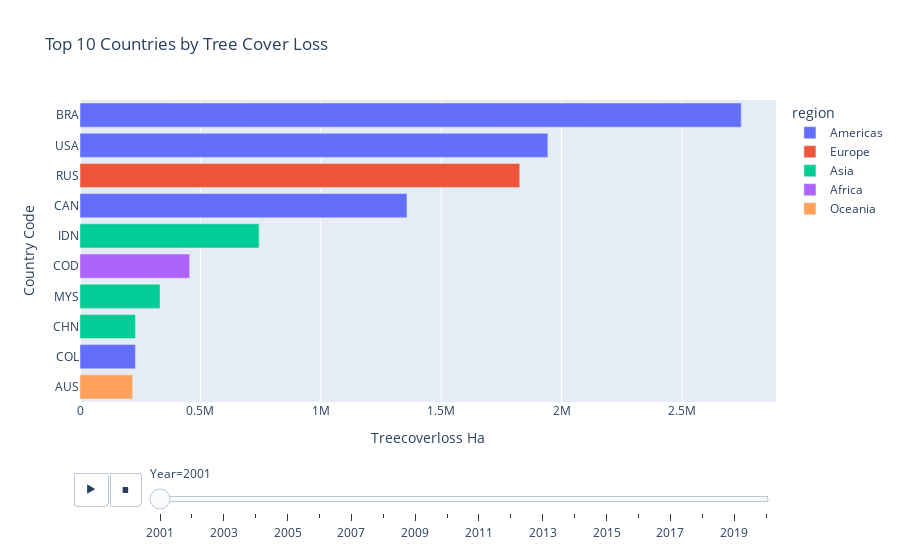
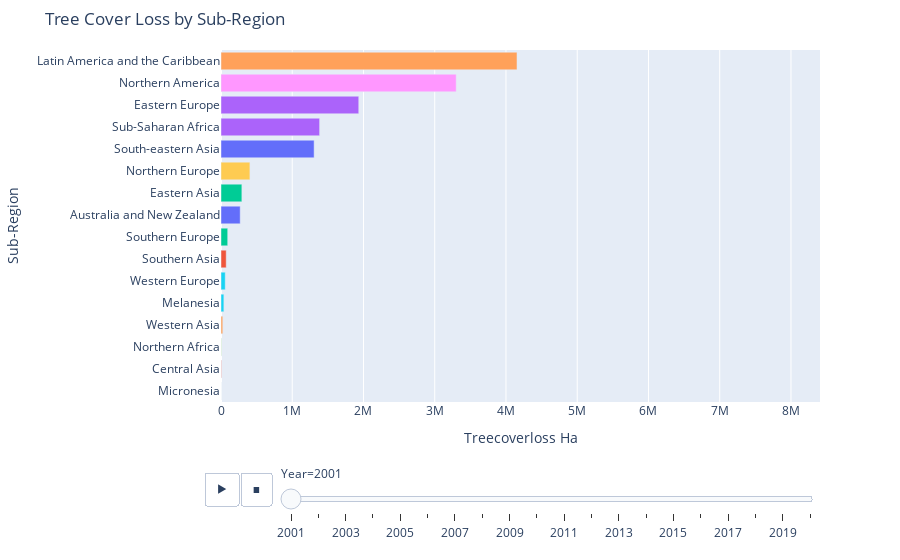

The notebook cell saved with these charts, in order:
### Code cell
visualizer.map_country("TreeCoverLoss_ha", "Global Tree Cover Loss by Country", "Reds", output_mode="show")
visualizer.map_region("TreeCoverLoss_ha", "Global Tree Cover Loss by Sub-Region", "Reds", output_mode="show")
visualizer.top_countries("TreeCoverLoss_ha", "Top 10 Countries by Tree Cover Loss", output_mode="show")
visualizer.top_regions("TreeCoverLoss_ha", "Tree Cover Loss by Sub-Region", output_mode="show")
visualizer.country_trend("USA", "TreeCoverLoss_ha", "Tree Cover Loss for USA by Year", "blue", output_mode="show")
visualizer.global_trend("TreeCoverLoss_ha", "Total Tree Cover Loss Worldwide by Year", "green", output_mode="show")

### Figure 1 — Plotly figure (JSON) as saved in the notebook; plotly's stock layout.template omitted (floating-point values rounded to 4 significant figures)
{"data": [{"alignmentgroup": "True", "hovertemplate": "region=Americas<br>Year=2001<br>Treecoverloss Ha=%{x}<br>Country Code=%{y}<extra></extra>", "legendgroup": "Americas", "marker": {"color": "#636efa", "pattern": {"shape": ""}}, "name": "Americas", "offsetgroup": "Americas", "orientation": "h", "showlegend": true, "textposition": "auto", "type": "bar", "x": [2746000.0, 1943000.0, 1358000.0, 230100.0], "xaxis": "x", "y": ["BRA", "USA", "CAN", "COL"], "yaxis": "y"}, {"alignmentgroup": "True", "hovertemplate": "region=Europe<br>Year=2001<br>Treecoverloss Ha=%{x}<br>Country Code=%{y}<extra></extra>", "legendgroup": "Europe", "marker": {"color": "#EF553B", "pattern": {"shape": ""}}, "name": "Europe", "offsetgroup": "Europe", "orientation": "h", "showlegend": true, "textposition": "auto", "type": "bar", "x": [1827000.0], "xaxis": "x", "y": ["RUS"], "yaxis": "y"}, {"alignmentgroup": "True", "hovertemplate": "region=Asia<br>Year=2001<br>Treecoverloss Ha=%{x}<br>Country Code=%{y}<extra></extra>", "legendgroup": "Asia", "marker": {"color": "#00cc96", "pattern": {"shape": ""}}, "name": "Asia", "offsetgroup": "Asia", "orientation": "h", "showlegend": true, "textposition": "auto", "type": "bar", "x": [744100.0, 332500.0, 230300.0], "xaxis": "x", "y": ["IDN", "MYS", "CHN"], "yaxis": "y"}, {"alignmentgroup": "True", "hovertemplate": "region=Africa<br>Year=2001<br>Treecoverloss Ha=%{x}<br>Country Code=%{y}<extra></extra>", "legendgroup": "Africa", "marker": {"color": "#ab63fa", "pattern": {"shape": ""}}, "name": "Africa", "offsetgroup": "Africa", "orientation": "h", "showlegend": true, "textposition": "auto", "type": "bar", "x": [455500.0], "xaxis": "x", "y": ["COD"], "yaxis": "y"}, {"alignmentgroup": "True", "hovertemplate": "region=Oceania<br>Year=2001<br>Treecoverloss Ha=%{x}<br>Country Code=%{y}<extra></extra>", "legendgroup": "Oceania", "marker": {"color": "#FFA15A", "pattern": {"shape": ""}}, "name": "Oceania", "offsetgroup": "Oceania", "orientation": "h", "showlegend": true, "textposition": "auto", "type": "bar", "x": [218800.0], "xaxis": "x", "y": ["AUS"], "yaxis": "y"}], "layout": {"barmode": "relative", "legend": {"title": {"text": "region"}, "tracegroupgap": 0}, "showlegend": true, "sliders": [{"active": 0, "currentvalue": {"prefix": "Year="}, "len": 0.9, "pad": {"b": 10, "t": 60}, "steps": [{"args": [["2001"], {"frame": {"duration": 0, "redraw": true}, "fromcurrent": true, "mode": "immediate", "transition": {"duration": 0, "easing": "linear"}}], "label": "2001", "method": "animate"}, {"args": [["2002"], {"frame": {"duration": 0, "redraw": true}, "fromcurrent": true, "mode": "immediate", "transition": {"duration": 0, "easing": "linear"}}], "label": "2002", "method": "animate"}, {"args": [["2003"], {"frame": {"duration": 0, "redraw": true}, "fromcurrent": true, "mode": "immediate", "transition": {"duration": 0, "easing": "linear"}}], "label": "2003", "method": "animate"}, {"args": [["2004"], {"frame": {"duration": 0, "redraw": true}, "fromcurrent": true, "mode": "immediate", "transition": {"duration": 0, "easing": "linear"}}], "label": "2004", "method": "animate"}, {"args": [["2005"], {"frame": {"duration": 0, "redraw": true}, "fromcurrent": true, "mode": "immediate", "transition": {"duration": 0, "easing": "linear"}}], "label": "2005", "method": "animate"}, {"args": [["2006"], {"frame": {"duration": 0, "redraw": true}, "fromcurrent": true, "mode": "immediate", "transition": {"duration": 0, "easing": "linear"}}], "label": "2006", "method": "animate"}, {"args": [["2007"], {"frame": {"duration": 0, "redraw": true}, "fromcurrent": true, "mode": "immediate", "transition": {"duration": 0, "easing": "linear"}}], "label": "2007", "method": "animate"}, {"args": [["2008"], {"frame": {"duration": 0, "redraw": true}, "fromcurrent": true, "mode": "immediate", "transition": {"duration": 0, "easing": "linear"}}], "label": "2008", "method": "animate"}, {"args": [["2009"], {"frame": {"duration": 0, "redraw": true}, "fromcurrent": true, "mode": "immediate", "transition": {"duration": 0, "easing": "linear"}}], "label": "2009", "method": "animate"}, {"args": [["2010"], {"frame": {"duration": 0, "redraw": true}, "fromcurrent": true, "mode": "immediate", "transition": {"duration": 0, "easing": "linear"}}], "label": "2010", "method": "animate"}, {"args": [["2011"], {"frame": {"duration": 0, "redraw": true}, "fromcurrent": true, "mode": "immediate", "transition": {"duration": 0, "easing": "linear"}}], "label": "2011", "method": "animate"}, {"args": [["2012"], {"frame": {"duration": 0, "redraw": true}, "fromcurrent": true, "mode": "immediate", "transition": {"duration": 0, "easing": "linear"}}], "label": "2012", "method": "animate"}, {"args": [["2013"], {"frame": {"duration": 0, "redraw": true}, "fromcurrent": true, "mode": "immediate", "transition": {"duration": 0, "easing": "linear"}}], "label": "2013", "method": "animate"}, {"args": [["2014"], {"frame": {"duration": 0, "redraw": true}, "fromcurrent": true, "mode": "immediate", "transition": {"duration": 0, "easing": "linear"}}], "label": "2014", "method": "animate"}, {"args": [["2015"], {"frame": {"duration": 0, "redraw": true}, "fromcurrent": true, "mode": "immediate", "transition": {"duration": 0, "easing": "linear"}}], "label": "2015", "method": "animate"}, {"args": [["2016"], {"frame": {"duration": 0, "redraw": true}, "fromcurrent": true, "mode": "immediate", "transition": {"duration": 0, "easing": "linear"}}], "label": "2016", "method": "animate"}, {"args": [["2017"], {"frame": {"duration": 0, "redraw": true}, "fromcurrent": true, "mode": "immediate", "transition": {"duration": 0, "easing": "linear"}}], "label": "2017", "method": "animate"}, {"args": [["2018"], {"frame": {"duration": 0, "redraw": true}, "fromcurrent": true, "mode": "immediate", "transition": {"duration": 0, "easing": "linear"}}], "label": "2018", "method": "animate"}, {"args": [["2019"], {"frame": {"duration": 0, "redraw": true}, "fromcurrent": true, "mode": "immediate", "transition": {"duration": 0, "easing": "linear"}}], "label": "2019", "method": "animate"}, {"args": [["2020"], {"frame": {"duration": 0, "redraw": true}, "fromcurrent": true, "mode": "immediate", "transition": {"duration": 0, "easing": "linear"}}], "label": "2020", "method": "animate"}], "x": 0.1, "xanchor": "left", "y": 0, "yanchor": "top"}], "title": {"text": "Top 10 Countries by Tree Cover Loss"}, "updatemenus": [{"buttons": [{"args": [null, {"frame": {"duration": 1000, "redraw": true}, "fromcurrent": true, "mode": "immediate", "transition": {"duration": 500, "easing": "linear"}}], "label": "&#9654;", "method": "animate"}, {"args": [[null], {"frame": {"duration": 0, "redraw": true}, "fromcurrent": true, "mode": "immediate", "transition": {"duration": 0, "easing": "linear"}}], "label": "&#9724;", "method": "animate"}], "direction": "left", "pad": {"r": 10, "t": 70}, "showactive": false, "type": "buttons", "x": 0.1, "xanchor": "right", "y": 0, "yanchor": "top"}], "xaxis": {"anchor": "y", "autorange": true, "domain": [0, 1], "title": {"text": "Treecoverloss Ha"}}, "yaxis": {"anchor": "x", "categoryorder": "total ascending", "domain": [0, 1], "title": {"text": "Country Code"}}}}

### Figure 2 — Plotly figure (JSON) as saved in the notebook; plotly's stock layout.template omitted (floating-point values rounded to 4 significant figures)
{"data": [{"alignmentgroup": "True", "hovertemplate": "Sub-Region=%{y}<br>Year=2001<br>Treecoverloss Ha=%{x}<extra></extra>", "legendgroup": "Australia and New Zealand", "marker": {"color": "#636efa", "pattern": {"shape": ""}}, "name": "Australia and New Zealand", "offsetgroup": "Australia and New Zealand", "orientation": "h", "showlegend": true, "textposition": "auto", "type": "bar", "x": [269300.0], "xaxis": "x", "y": ["Australia and New Zealand"], "yaxis": "y"}, {"alignmentgroup": "True", "hovertemplate": "Sub-Region=%{y}<br>Year=2001<br>Treecoverloss Ha=%{x}<extra></extra>", "legendgroup": "Central Asia", "marker": {"color": "#EF553B", "pattern": {"shape": ""}}, "name": "Central Asia", "offsetgroup": "Central Asia", "orientation": "h", "showlegend": true, "textposition": "auto", "type": "bar", "x": [5527.0], "xaxis": "x", "y": ["Central Asia"], "yaxis": "y"}, {"alignmentgroup": "True", "hovertemplate": "Sub-Region=%{y}<br>Year=2001<br>Treecoverloss Ha=%{x}<extra></extra>", "legendgroup": "Eastern Asia", "marker": {"color": "#00cc96", "pattern": {"shape": ""}}, "name": "Eastern Asia", "offsetgroup": "Eastern Asia", "orientation": "h", "showlegend": true, "textposition": "auto", "type": "bar", "x": [292800.0], "xaxis": "x", "y": ["Eastern Asia"], "yaxis": "y"}, {"alignmentgroup": "True", "hovertemplate": "Sub-Region=%{y}<br>Year=2001<br>Treecoverloss Ha=%{x}<extra></extra>", "legendgroup": "Eastern Europe", "marker": {"color": "#ab63fa", "pattern": {"shape": ""}}, "name": "Eastern Europe", "offsetgroup": "Eastern Europe", "orientation": "h", "showlegend": true, "textposition": "auto", "type": "bar", "x": [1934000.0], "xaxis": "x", "y": ["Eastern Europe"], "yaxis": "y"}, {"alignmentgroup": "True", "hovertemplate": "Sub-Region=%{y}<br>Year=2001<br>Treecoverloss Ha=%{x}<extra></extra>", "legendgroup": "Latin America and the Caribbean", "marker": {"color": "#FFA15A", "pattern": {"shape": ""}}, "name": "Latin America and the Caribbean", "offsetgroup": "Latin America and the Caribbean", "orientation": "h", "showlegend": true, "textposition": "auto", "type": "bar", "x": [4155000.0], "xaxis": "x", "y": ["Latin America and the Caribbean"], "yaxis": "y"}, {"alignmentgroup": "True", "hovertemplate": "Sub-Region=%{y}<br>Year=2001<br>Treecoverloss Ha=%{x}<extra></extra>", "legendgroup": "Melanesia", "marker": {"color": "#19d3f3", "pattern": {"shape": ""}}, "name": "Melanesia", "offsetgroup": "Melanesia", "orientation": "h", "showlegend": true, "textposition": "auto", "type": "bar", "x": [40110.0], "xaxis": "x", "y": ["Melanesia"], "yaxis": "y"}, {"alignmentgroup": "True", "hovertemplate": "Sub-Region=%{y}<br>Year=2001<br>Treecoverloss Ha=%{x}<extra></extra>", "legendgroup": "Micronesia", "marker": {"color": "#FF6692", "pattern": {"shape": ""}}, "name": "Micronesia", "offsetgroup": "Micronesia", "orientation": "h", "showlegend": true, "textposition": "auto", "type": "bar", "x": [54.23], "xaxis": "x", "y": ["Micronesia"], "yaxis": "y"}, {"alignmentgroup": "True", "hovertemplate": "Sub-Region=%{y}<br>Year=2001<br>Treecoverloss Ha=%{x}<extra></extra>", "legendgroup": "Northern Africa", "marker": {"color": "#B6E880", "pattern": {"shape": ""}}, "name": "Northern Africa", "offsetgroup": "Northern Africa", "orientation": "h", "showlegend": true, "textposition": "auto", "type": "bar", "x": [5760.0], "xaxis": "x", "y": ["Northern Africa"], "yaxis": "y"}, {"alignmentgroup": "True", "hovertemplate": "Sub-Region=%{y}<br>Year=2001<br>Treecoverloss Ha=%{x}<extra></extra>", "legendgroup": "Northern America", "marker": {"color": "#FF97FF", "pattern": {"shape": ""}}, "name": "Northern America", "offsetgroup": "Northern America", "orientation": "h", "showlegend": true, "textposition": "auto", "type": "bar", "x": [3301000.0], "xaxis": "x", "y": ["Northern America"], "yaxis": "y"}, {"alignmentgroup": "True", "hovertemplate": "Sub-Region=%{y}<br>Year=2001<br>Treecoverloss Ha=%{x}<extra></extra>", "legendgroup": "Northern Europe", "marker": {"color": "#FECB52", "pattern": {"shape": ""}}, "name": "Northern Europe", "offsetgroup": "Northern Europe", "orientation": "h", "showlegend": true, "textposition": "auto", "type": "bar", "x": [405600.0], "xaxis": "x", "y": ["Northern Europe"], "yaxis": "y"}, {"alignmentgroup": "True", "hovertemplate": "Sub-Region=%{y}<br>Year=2001<br>Treecoverloss Ha=%{x}<extra></extra>", "legendgroup": "South-eastern Asia", "marker": {"color": "#636efa", "pattern": {"shape": ""}}, "name": "South-eastern Asia", "offsetgroup": "South-eastern Asia", "orientation": "h", "showlegend": true, "textposition": "auto", "type": "bar", "x": [1307000.0], "xaxis": "x", "y": ["South-eastern Asia"], "yaxis": "y"}, {"alignmentgroup": "True", "hovertemplate": "Sub-Region=%{y}<br>Year=2001<br>Treecoverloss Ha=%{x}<extra></extra>", "legendgroup": "Southern Asia", "marker": {"color": "#EF553B", "pattern": {"shape": ""}}, "name": "Southern Asia", "offsetgroup": "Southern Asia", "orientation": "h", "showlegend": true, "textposition": "auto", "type": "bar", "x": [73170.0], "xaxis": "x", "y": ["Southern Asia"], "yaxis": "y"}, {"alignmentgroup": "True", "hovertemplate": "Sub-Region=%{y}<br>Year=2001<br>Treecoverloss Ha=%{x}<extra></extra>", "legendgroup": "Southern Europe", "marker": {"color": "#00cc96", "pattern": {"shape": ""}}, "name": "Southern Europe", "offsetgroup": "Southern Europe", "orientation": "h", "showlegend": true, "textposition": "auto", "type": "bar", "x": [94220.0], "xaxis": "x", "y": ["Southern Europe"], "yaxis": "y"}, {"alignmentgroup": "True", "hovertemplate": "Sub-Region=%{y}<br>Year=2001<br>Treecoverloss Ha=%{x}<extra></extra>", "legendgroup": "Sub-Saharan Africa", "marker": {"color": "#ab63fa", "pattern": {"shape": ""}}, "name": "Sub-Saharan Africa", "offsetgroup": "Sub-Saharan Africa", "orientation": "h", "showlegend": true, "textposition": "auto", "type": "bar", "x": [1384000.0], "xaxis": "x", "y": ["Sub-Saharan Africa"], "yaxis": "y"}, {"alignmentgroup": "True", "hovertemplate": "Sub-Region=%{y}<br>Year=2001<br>Treecoverloss Ha=%{x}<extra></extra>", "legendgroup": "Western Asia", "marker": {"color": "#FFA15A", "pattern": {"shape": ""}}, "name": "Western Asia", "offsetgroup": "Western Asia", "orientation": "h", "showlegend": true, "textposition": "auto", "type": "bar", "x": [25070.0], "xaxis": "x", "y": ["Western Asia"], "yaxis": "y"}, {"alignmentgroup": "True", "hovertemplate": "Sub-Region=%{y}<br>Year=2001<br>Treecoverloss Ha=%{x}<extra></extra>", "legendgroup": "Western Europe", "marker": {"color": "#19d3f3", "pattern": {"shape": ""}}, "name": "Western Europe", "offsetgroup": "Western Europe", "orientation": "h", "showlegend": true, "textposition": "auto", "type": "bar", "x": [59580.0], "xaxis": "x", "y": ["Western Europe"], "yaxis": "y"}], "layout": {"barmode": "relative", "legend": {"title": {"text": "Sub-Region"}, "tracegroupgap": 0}, "margin": {"b": 50, "t": 50}, "showlegend": false, "sliders": [{"active": 0, "currentvalue": {"prefix": "Year="}, "len": 0.9, "pad": {"b": 10, "t": 60}, "steps": [{"args": [["2001"], {"frame": {"duration": 0, "redraw": true}, "fromcurrent": true, "mode": "immediate", "transition": {"duration": 0, "easing": "linear"}}], "label": "2001", "method": "animate"}, {"args": [["2002"], {"frame": {"duration": 0, "redraw": true}, "fromcurrent": true, "mode": "immediate", "transition": {"duration": 0, "easing": "linear"}}], "label": "2002", "method": "animate"}, {"args": [["2003"], {"frame": {"duration": 0, "redraw": true}, "fromcurrent": true, "mode": "immediate", "transition": {"duration": 0, "easing": "linear"}}], "label": "2003", "method": "animate"}, {"args": [["2004"], {"frame": {"duration": 0, "redraw": true}, "fromcurrent": true, "mode": "immediate", "transition": {"duration": 0, "easing": "linear"}}], "label": "2004", "method": "animate"}, {"args": [["2005"], {"frame": {"duration": 0, "redraw": true}, "fromcurrent": true, "mode": "immediate", "transition": {"duration": 0, "easing": "linear"}}], "label": "2005", "method": "animate"}, {"args": [["2006"], {"frame": {"duration": 0, "redraw": true}, "fromcurrent": true, "mode": "immediate", "transition": {"duration": 0, "easing": "linear"}}], "label": "2006", "method": "animate"}, {"args": [["2007"], {"frame": {"duration": 0, "redraw": true}, "fromcurrent": true, "mode": "immediate", "transition": {"duration": 0, "easing": "linear"}}], "label": "2007", "method": "animate"}, {"args": [["2008"], {"frame": {"duration": 0, "redraw": true}, "fromcurrent": true, "mode": "immediate", "transition": {"duration": 0, "easing": "linear"}}], "label": "2008", "method": "animate"}, {"args": [["2009"], {"frame": {"duration": 0, "redraw": true}, "fromcurrent": true, "mode": "immediate", "transition": {"duration": 0, "easing": "linear"}}], "label": "2009", "method": "animate"}, {"args": [["2010"], {"frame": {"duration": 0, "redraw": true}, "fromcurrent": true, "mode": "immediate", "transition": {"duration": 0, "easing": "linear"}}], "label": "2010", "method": "animate"}, {"args": [["2011"], {"frame": {"duration": 0, "redraw": true}, "fromcurrent": true, "mode": "immediate", "transition": {"duration": 0, "easing": "linear"}}], "label": "2011", "method": "animate"}, {"args": [["2012"], {"frame": {"duration": 0, "redraw": true}, "fromcurrent": true, "mode": "immediate", "transition": {"duration": 0, "easing": "linear"}}], "label": "2012", "method": "animate"}, {"args": [["2013"], {"frame": {"duration": 0, "redraw": true}, "fromcurrent": true, "mode": "immediate", "transition": {"duration": 0, "easing": "linear"}}], "label": "2013", "method": "animate"}, {"args": [["2014"], {"frame": {"duration": 0, "redraw": true}, "fromcurrent": true, "mode": "immediate", "transition": {"duration": 0, "easing": "linear"}}], "label": "2014", "method": "animate"}, {"args": [["2015"], {"frame": {"duration": 0, "redraw": true}, "fromcurrent": true, "mode": "immediate", "transition": {"duration": 0, "easing": "linear"}}], "label": "2015", "method": "animate"}, {"args": [["2016"], {"frame": {"duration": 0, "redraw": true}, "fromcurrent": true, "mode": "immediate", "transition": {"duration": 0, "easing": "linear"}}], "label": "2016", "method": "animate"}, {"args": [["2017"], {"frame": {"duration": 0, "redraw": true}, "fromcurrent": true, "mode": "immediate", "transition": {"duration": 0, "easing": "linear"}}], "label": "2017", "method": "animate"}, {"args": [["2018"], {"frame": {"duration": 0, "redraw": true}, "fromcurrent": true, "mode": "immediate", "transition": {"duration": 0, "easing": "linear"}}], "label": "2018", "method": "animate"}, {"args": [["2019"], {"frame": {"duration": 0, "redraw": true}, "fromcurrent": true, "mode": "immediate", "transition": {"duration": 0, "easing": "linear"}}], "label": "2019", "method": "animate"}, {"args": [["2020"], {"frame": {"duration": 0, "redraw": true}, "fromcurrent": true, "mode": "immediate", "transition": {"duration": 0, "easing": "linear"}}], "label": "2020", "method": "animate"}], "x": 0.1, "xanchor": "left", "y": 0, "yanchor": "top"}], "title": {"text": "Tree Cover Loss by Sub-Region"}, "updatemenus": [{"buttons": [{"args": [null, {"frame": {"duration": 1000, "redraw": true}, "fromcurrent": true, "mode": "immediate", "transition": {"duration": 500, "easing": "linear"}}], "label": "&#9654;", "method": "animate"}, {"args": [[null], {"frame": {"duration": 0, "redraw": true}, "fromcurrent": true, "mode": "immediate", "transition": {"duration": 0, "easing": "linear"}}], "label": "&#9724;", "method": "animate"}], "direction": "left", "pad": {"r": 10, "t": 70}, "showactive": false, "type": "buttons", "x": 0.1, "xanchor": "right", "y": 0, "yanchor": "top"}], "xaxis": {"anchor": "y", "domain": [0, 1], "range": [0, 8408000.0], "title": {"text": "Treecoverloss Ha"}}, "yaxis": {"anchor": "x", "categoryarray": ["Western Europe", "Western Asia", "Sub-Saharan Africa", "Southern Europe", "Southern Asia", "South-eastern Asia", "Northern Europe", "Northern America", "Northern Africa", "Micronesia", "Melanesia", "Latin America and the Caribbean", "Eastern Europe", "Eastern Asia", "Central Asia", "Australia and New Zealand"], "categoryorder": "total ascending", "domain": [0, 1], "title": {"text": "Sub-Region"}}}}
